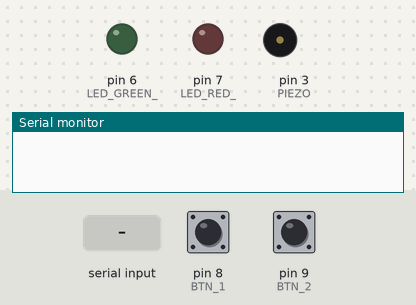
The sketch below on a simulated Arduino Uno, built with avr-gcc and run on an emulated ATmega328P. Parts: output pins drawn as LEDs (lit = HIGH), buzzer (waves = sounding), the last lines printed to the serial monitor. The inputs (shaded band) are chosen by the test bench; at power-on: pin 8 (BTN_1) LOW, pin 9 (BTN_2) LOW.

Above: at 1.2 s.
1.3 s: pin 8 (BTN_1) pulled HIGH for 0.15 s
2.9 s: "1" received over Serial
At 3.6 s:
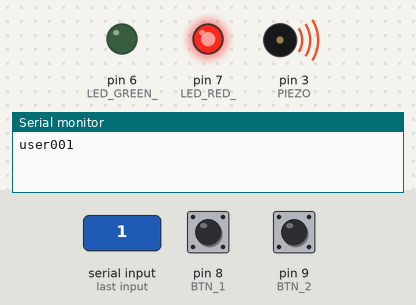
At 5.1 s:
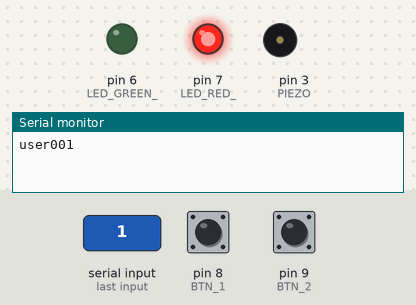
Timing chart, 0 to 7.2 s (numbered marks = the images above; inputs shaded):
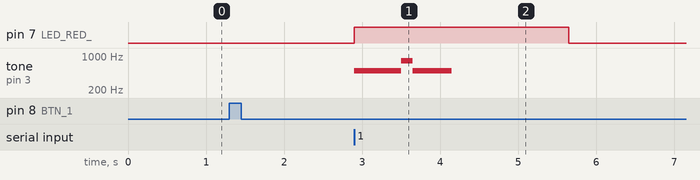

Measured:
- after the input at 2.9 s, pin 7 (LED_RED_): LOW → HIGH at once, → LOW 2.8 s later; tone on pin 3 (PIEZO): silent → 500 Hz at once, → 800 Hz 0.60 s later, → 500 Hz 0.15 s later, → silent 0.50 s later

The sketch:

gate.ino
```cpp
const char VALID_RESPOND = '0';
const int PIEZO = 3;
const int LED_RED_ = 7;
const int LED_GREEN_ = 6;
const int BTN_1 = 8;
const int BTN_2 = 9;

void setup() {
  pinMode(LED_GREEN_, OUTPUT);
  pinMode(LED_RED_, OUTPUT);
  pinMode(BTN_1, INPUT);
  pinMode(BTN_2, INPUT);
  pinMode (PIEZO, OUTPUT);
  Serial.begin(9600); // opens serial port, sets data rate to 9600 bps
}

void loop() {

    if(digitalRead(BTN_1) == HIGH) {
      Serial.print("user001");
//      delay(1000);

    }else if(digitalRead(BTN_2) == HIGH) {
      Serial.print("user002");
//      delay(1000);

    }
    else
      return;

    while (!Serial.available());

    char res = (char)Serial.read();

    if (res == VALID_RESPOND){
      digitalWrite(LED_RED_, LOW);
      digitalWrite(LED_GREEN_, HIGH);
      tone(PIEZO, 2000, 500);
      delay(2000);
      digitalWrite(LED_GREEN_, LOW);// sets the digital pin 13 on


    }else{
      digitalWrite(LED_GREEN_, LOW);
      digitalWrite(LED_RED_, HIGH);
      win();
      delay(2000);
      digitalWrite(LED_RED_, LOW);

    }
}

void win() {
  tone(PIEZO,500,200);
  delay(200);
  tone(PIEZO,500,200);
  delay(200);
  tone(PIEZO,500,200);
  delay(200);
  tone(PIEZO,800,150);
  delay(150);
  tone(PIEZO,500,500);
}
```
